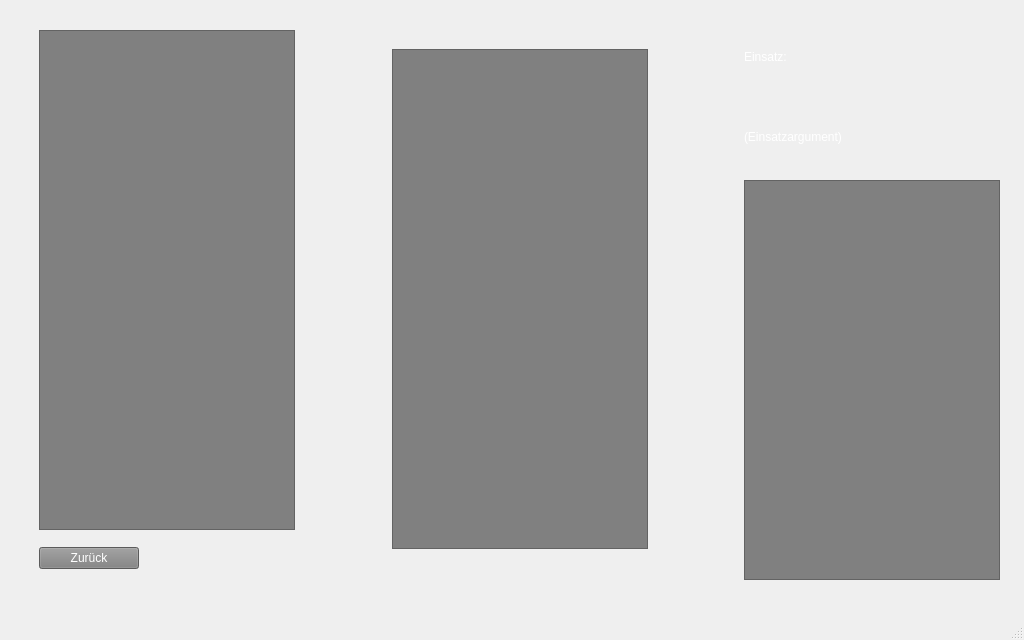
<?xml version="1.0" encoding="UTF-8"?>
<ui version="4.0">
 <class>MainWindow</class>
 <widget class="QMainWindow" name="MainWindow">
  <property name="geometry">
   <rect>
    <x>0</x>
    <y>0</y>
    <width>1024</width>
    <height>640</height>
   </rect>
  </property>
  <property name="windowTitle">
   <string>MainWindow</string>
  </property>
  <property name="autoFillBackground">
   <bool>true</bool>
  </property>
  <property name="styleSheet">
   <string notr="true">background: url(:/newPrefix/elw.png</string>
  </property>
  <widget class="QWidget" name="centralwidget">
   <property name="styleSheet">
    <string notr="true">background: url(:/newPrefix/elw.png)</string>
   </property>
   <widget class="QStackedWidget" name="stackedWidget">
    <property name="geometry">
     <rect>
      <x>0</x>
      <y>-20</y>
      <width>1024</width>
      <height>640</height>
     </rect>
    </property>
    <property name="autoFillBackground">
     <bool>false</bool>
    </property>
    <property name="styleSheet">
     <string notr="true"/>
    </property>
    <property name="currentIndex">
     <number>2</number>
    </property>
    <widget class="QWidget" name="loginMenu">
     <property name="styleSheet">
      <string notr="true"/>
     </property>
     <widget class="QWidget" name="layoutWidget">
      <property name="geometry">
       <rect>
        <x>0</x>
        <y>0</y>
        <width>1031</width>
        <height>591</height>
       </rect>
      </property>
      <layout class="QGridLayout" name="gridLayout">
       <property name="sizeConstraint">
        <enum>QLayout::SetDefaultConstraint</enum>
       </property>
       <property name="horizontalSpacing">
        <number>20</number>
       </property>
       <property name="verticalSpacing">
        <number>6</number>
       </property>
       <item row="1" column="1">
        <widget class="QLabel" name="IUKLabel">
         <property name="styleSheet">
          <string notr="true">background: transparent;
color: white;
font: 63 oblique 32pt &quot;URW Gothic L&quot;;
text-decoration: underline;
</string>
         </property>
         <property name="text">
          <string>IUK Managementsystem</string>
         </property>
        </widget>
       </item>
       <item row="4" column="1">
        <spacer name="verticalSpacer_2">
         <property name="orientation">
          <enum>Qt::Vertical</enum>
         </property>
         <property name="sizeHint" stdset="0">
          <size>
           <width>20</width>
           <height>40</height>
          </size>
         </property>
        </spacer>
       </item>
       <item row="3" column="2">
        <spacer name="horizontalSpacer_2">
         <property name="orientation">
          <enum>Qt::Horizontal</enum>
         </property>
         <property name="sizeType">
          <enum>QSizePolicy::Expanding</enum>
         </property>
         <property name="sizeHint" stdset="0">
          <size>
           <width>40</width>
           <height>20</height>
          </size>
         </property>
        </spacer>
       </item>
       <item row="2" column="1">
        <spacer name="verticalSpacer">
         <property name="orientation">
          <enum>Qt::Vertical</enum>
         </property>
         <property name="sizeHint" stdset="0">
          <size>
           <width>20</width>
           <height>40</height>
          </size>
         </property>
        </spacer>
       </item>
       <item row="3" column="0">
        <spacer name="horizontalSpacer">
         <property name="orientation">
          <enum>Qt::Horizontal</enum>
         </property>
         <property name="sizeType">
          <enum>QSizePolicy::Expanding</enum>
         </property>
         <property name="sizeHint" stdset="0">
          <size>
           <width>40</width>
           <height>20</height>
          </size>
         </property>
        </spacer>
       </item>
       <item row="3" column="1">
        <layout class="QVBoxLayout" name="verticalLayout_2">
         <item>
          <widget class="QLabel" name="label">
           <property name="enabled">
            <bool>true</bool>
           </property>
           <property name="sizePolicy">
            <sizepolicy hsizetype="Maximum" vsizetype="Preferred">
             <horstretch>0</horstretch>
             <verstretch>0</verstretch>
            </sizepolicy>
           </property>
           <property name="maximumSize">
            <size>
             <width>16777215</width>
             <height>30</height>
            </size>
           </property>
           <property name="focusPolicy">
            <enum>Qt::NoFocus</enum>
           </property>
           <property name="contextMenuPolicy">
            <enum>Qt::NoContextMenu</enum>
           </property>
           <property name="layoutDirection">
            <enum>Qt::LeftToRight</enum>
           </property>
           <property name="autoFillBackground">
            <bool>false</bool>
           </property>
           <property name="styleSheet">
            <string notr="true">background: transparent;
color: white</string>
           </property>
           <property name="frameShape">
            <enum>QFrame::StyledPanel</enum>
           </property>
           <property name="frameShadow">
            <enum>QFrame::Raised</enum>
           </property>
           <property name="text">
            <string>Login</string>
           </property>
           <property name="textFormat">
            <enum>Qt::AutoText</enum>
           </property>
           <property name="scaledContents">
            <bool>false</bool>
           </property>
           <property name="alignment">
            <set>Qt::AlignCenter</set>
           </property>
           <property name="wordWrap">
            <bool>false</bool>
           </property>
           <property name="indent">
            <number>3</number>
           </property>
          </widget>
         </item>
         <item>
          <widget class="QTextBrowser" name="textBrowser">
           <property name="sizePolicy">
            <sizepolicy hsizetype="Maximum" vsizetype="Preferred">
             <horstretch>0</horstretch>
             <verstretch>0</verstretch>
            </sizepolicy>
           </property>
           <property name="maximumSize">
            <size>
             <width>16777215</width>
             <height>30</height>
            </size>
           </property>
           <property name="autoFillBackground">
            <bool>false</bool>
           </property>
           <property name="styleSheet">
            <string notr="true">background:white
</string>
           </property>
          </widget>
         </item>
         <item>
          <widget class="QLabel" name="label_2">
           <property name="sizePolicy">
            <sizepolicy hsizetype="Maximum" vsizetype="Preferred">
             <horstretch>0</horstretch>
             <verstretch>0</verstretch>
            </sizepolicy>
           </property>
           <property name="maximumSize">
            <size>
             <width>16777215</width>
             <height>30</height>
            </size>
           </property>
           <property name="autoFillBackground">
            <bool>false</bool>
           </property>
           <property name="styleSheet">
            <string notr="true">background: transparent;
color: white</string>
           </property>
           <property name="text">
            <string>Passwort</string>
           </property>
           <property name="alignment">
            <set>Qt::AlignCenter</set>
           </property>
          </widget>
         </item>
         <item>
          <widget class="QTextBrowser" name="textBrowser_2">
           <property name="sizePolicy">
            <sizepolicy hsizetype="Maximum" vsizetype="Expanding">
             <horstretch>0</horstretch>
             <verstretch>0</verstretch>
            </sizepolicy>
           </property>
           <property name="maximumSize">
            <size>
             <width>16777215</width>
             <height>30</height>
            </size>
           </property>
           <property name="styleSheet">
            <string notr="true">background:white
</string>
           </property>
          </widget>
         </item>
         <item>
          <layout class="QHBoxLayout" name="horizontalLayout">
           <item>
            <spacer name="horizontalSpacer_4">
             <property name="orientation">
              <enum>Qt::Horizontal</enum>
             </property>
             <property name="sizeHint" stdset="0">
              <size>
               <width>40</width>
               <height>20</height>
              </size>
             </property>
            </spacer>
           </item>
           <item>
            <widget class="QPushButton" name="pushButton">
             <property name="maximumSize">
              <size>
               <width>150</width>
               <height>16777215</height>
              </size>
             </property>
             <property name="styleSheet">
              <string notr="true">background: grey;
color: white</string>
             </property>
             <property name="text">
              <string>Beenden</string>
             </property>
            </widget>
           </item>
           <item>
            <spacer name="horizontalSpacer_3">
             <property name="orientation">
              <enum>Qt::Horizontal</enum>
             </property>
             <property name="sizeHint" stdset="0">
              <size>
               <width>40</width>
               <height>20</height>
              </size>
             </property>
            </spacer>
           </item>
           <item>
            <widget class="QPushButton" name="pushButton_2">
             <property name="sizePolicy">
              <sizepolicy hsizetype="Preferred" vsizetype="Fixed">
               <horstretch>0</horstretch>
               <verstretch>0</verstretch>
              </sizepolicy>
             </property>
             <property name="maximumSize">
              <size>
               <width>150</width>
               <height>16777215</height>
              </size>
             </property>
             <property name="styleSheet">
              <string notr="true">background: grey;
color: white</string>
             </property>
             <property name="text">
              <string>Bestätigen</string>
             </property>
            </widget>
           </item>
           <item>
            <spacer name="horizontalSpacer_5">
             <property name="orientation">
              <enum>Qt::Horizontal</enum>
             </property>
             <property name="sizeHint" stdset="0">
              <size>
               <width>40</width>
               <height>20</height>
              </size>
             </property>
            </spacer>
           </item>
          </layout>
         </item>
        </layout>
       </item>
       <item row="0" column="1">
        <spacer name="verticalSpacer_3">
         <property name="orientation">
          <enum>Qt::Vertical</enum>
         </property>
         <property name="sizeHint" stdset="0">
          <size>
           <width>20</width>
           <height>40</height>
          </size>
         </property>
        </spacer>
       </item>
      </layout>
     </widget>
    </widget>
    <widget class="QWidget" name="operationSelect">
     <widget class="QWidget" name="gridLayoutWidget">
      <property name="geometry">
       <rect>
        <x>39</x>
        <y>99</y>
        <width>941</width>
        <height>491</height>
       </rect>
      </property>
      <layout class="QGridLayout" name="gridLayout_2">
       <item row="0" column="5">
        <layout class="QHBoxLayout" name="horizontalLayout_2"/>
       </item>
       <item row="1" column="6">
        <widget class="QPushButton" name="pushButton_4">
         <property name="styleSheet">
          <string notr="true">background:grey;
color: white</string>
         </property>
         <property name="text">
          <string>Einsatz auswählen</string>
         </property>
        </widget>
       </item>
       <item row="0" column="0">
        <layout class="QHBoxLayout" name="horizontalLayout_3"/>
       </item>
       <item row="0" column="3">
        <layout class="QVBoxLayout" name="verticalLayout">
         <item>
          <widget class="QListWidget" name="listWidget">
           <property name="styleSheet">
            <string notr="true">background:grey</string>
           </property>
          </widget>
         </item>
        </layout>
       </item>
       <item row="0" column="4">
        <spacer name="horizontalSpacer_6">
         <property name="orientation">
          <enum>Qt::Horizontal</enum>
         </property>
         <property name="sizeHint" stdset="0">
          <size>
           <width>40</width>
           <height>20</height>
          </size>
         </property>
        </spacer>
       </item>
       <item row="0" column="2">
        <spacer name="horizontalSpacer_7">
         <property name="orientation">
          <enum>Qt::Horizontal</enum>
         </property>
         <property name="sizeHint" stdset="0">
          <size>
           <width>40</width>
           <height>20</height>
          </size>
         </property>
        </spacer>
       </item>
       <item row="1" column="1">
        <widget class="QPushButton" name="pushButton_3">
         <property name="styleSheet">
          <string notr="true">background:grey;
color: white
</string>
         </property>
         <property name="text">
          <string>Logout</string>
         </property>
        </widget>
       </item>
      </layout>
     </widget>
    </widget>
    <widget class="QWidget" name="operationView">
     <widget class="QWidget" name="gridLayoutWidget_2">
      <property name="geometry">
       <rect>
        <x>39</x>
        <y>39</y>
        <width>961</width>
        <height>561</height>
       </rect>
      </property>
      <layout class="QGridLayout" name="gridLayout_3">
       <item row="0" column="0">
        <layout class="QVBoxLayout" name="verticalLayout_3">
         <item>
          <widget class="QListView" name="listView">
           <property name="maximumSize">
            <size>
             <width>300</width>
             <height>500</height>
            </size>
           </property>
           <property name="styleSheet">
            <string notr="true">background: grey</string>
           </property>
          </widget>
         </item>
         <item>
          <widget class="QPushButton" name="pushButton_5">
           <property name="maximumSize">
            <size>
             <width>100</width>
             <height>16777215</height>
            </size>
           </property>
           <property name="styleSheet">
            <string notr="true">color: white; background: grey</string>
           </property>
           <property name="text">
            <string>Zurück</string>
           </property>
          </widget>
         </item>
        </layout>
       </item>
       <item row="0" column="4">
        <spacer name="horizontalSpacer_9">
         <property name="orientation">
          <enum>Qt::Horizontal</enum>
         </property>
         <property name="sizeHint" stdset="0">
          <size>
           <width>40</width>
           <height>20</height>
          </size>
         </property>
        </spacer>
       </item>
       <item row="0" column="1">
        <layout class="QHBoxLayout" name="horizontalLayout_4">
         <item>
          <spacer name="horizontalSpacer_8">
           <property name="orientation">
            <enum>Qt::Horizontal</enum>
           </property>
           <property name="sizeHint" stdset="0">
            <size>
             <width>40</width>
             <height>20</height>
            </size>
           </property>
          </spacer>
         </item>
        </layout>
       </item>
       <item row="0" column="5">
        <layout class="QVBoxLayout" name="verticalLayout_4">
         <item>
          <widget class="QLabel" name="label_3">
           <property name="styleSheet">
            <string notr="true">background: transparent;color:white</string>
           </property>
           <property name="text">
            <string>Einsatz:</string>
           </property>
          </widget>
         </item>
         <item>
          <widget class="QLabel" name="label_4">
           <property name="styleSheet">
            <string notr="true">background: transparent;color:white</string>
           </property>
           <property name="text">
            <string>(Einsatzargument)</string>
           </property>
          </widget>
         </item>
         <item>
          <widget class="QListView" name="listView_2">
           <property name="maximumSize">
            <size>
             <width>16777215</width>
             <height>400</height>
            </size>
           </property>
           <property name="styleSheet">
            <string notr="true">background: grey</string>
           </property>
          </widget>
         </item>
        </layout>
       </item>
       <item row="0" column="3">
        <widget class="QListView" name="listView_3">
         <property name="maximumSize">
          <size>
           <width>16777215</width>
           <height>500</height>
          </size>
         </property>
         <property name="styleSheet">
          <string notr="true">background: grey;color:white</string>
         </property>
        </widget>
       </item>
      </layout>
     </widget>
    </widget>
   </widget>
  </widget>
  <widget class="QMenuBar" name="menubar">
   <property name="geometry">
    <rect>
     <x>0</x>
     <y>0</y>
     <width>1024</width>
     <height>25</height>
    </rect>
   </property>
  </widget>
  <widget class="QStatusBar" name="statusbar"/>
 </widget>
 <resources>
  <include location="../res/res.qrc"/>
 </resources>
 <connections/>
</ui>
